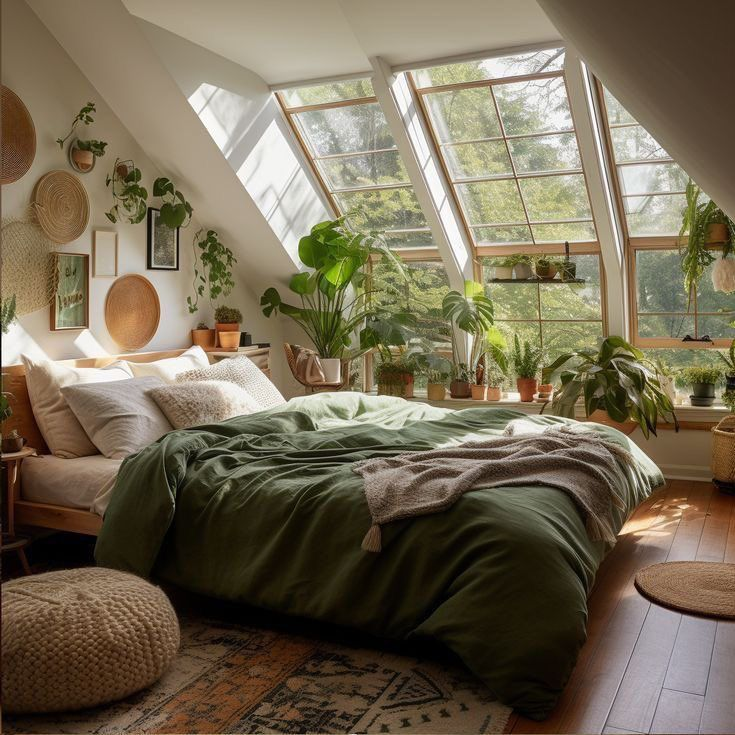
#> input picture gb.jpg, 735 x 735 px
$ jupyter execute Sitora_cv47.ipynb   (older library calls are emulated)
#> lines starting #> are read from the running program, lines starting #| are printed output that depends on the picture
im gonna import the cv2 and *matrplotlib*

[cell 1]
import cv2
from matplotlib import pyplot as plt

now im loading the image i selected

[cell 2]
image = cv2.imread('gb.jpg')
#> image is the input picture: shape (735, 735, 3); mean B, G, R 84.7, 106.3, 117.7
image = cv2.cvtColor(image, cv2.COLOR_BGR2RGB)

im displaying it here

[cell 3]
plt.imshow(image)
plt.axis('off')
plt.title('Original Image')
plt.show()

now Grayscale:

im converting my image to grayscale bc it simplifies processing by reducing the color channels to a single intensity channel

[cell 4]
gray_image = cv2.cvtColor(image, cv2.COLOR_RGB2GRAY)

plt.imshow(gray_image, cmap='gray')
plt.axis('off')
plt.title('Grayscale Image')
plt.show()
#

now im gonna apply image processing operations;
blurring

im using a 3x3 Mean Filter and Gaussian blur

[cell 5]
mean_blur = cv2.blur(gray_image, (3, 3))
gaussian_blur = cv2.GaussianBlur(gray_image, (3, 3), 0)

plt.figure(figsize=(12, 6))
plt.subplot(1, 2, 1)
plt.imshow(mean_blur, cmap='gray')
plt.axis('off')
plt.title('Mean Blur')
plt.subplot(1, 2, 2)
plt.imshow(gaussian_blur, cmap='gray')
plt.axis('off')
plt.title('Gaussian Blur')
plt.show()

now sharpening

im gonna use 3x3 sharpening kernel

[cell 6]
import numpy as np

kernel = np.array([[-1, -1, -1],
                   [-1, 9, -1],
                   [-1, -1, -1]])
sharpened_image = cv2.filter2D(gray_image, -1, kernel)
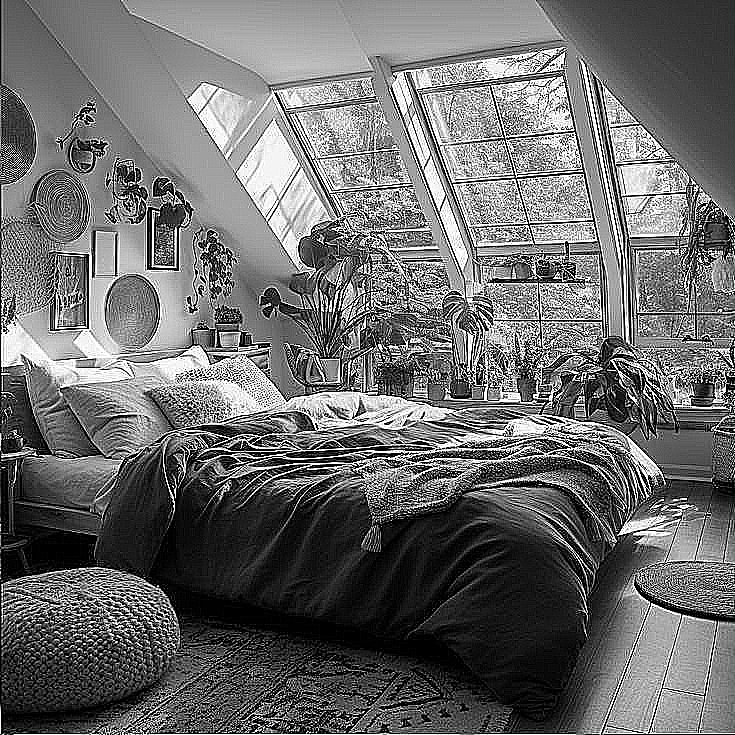
#> sharpened_image: shape (735, 735); min 0, max 255, mean 107.6

plt.figure(figsize=(12, 6))
plt.imshow(sharpened_image, cmap='gray')
plt.axis('off')
plt.title('Sharpened Image')
plt.show()
#

and edge detection

im gonna apply the sobel filter and canny edge detection

[cell 7]
sobel_x = cv2.Sobel(gray_image, cv2.CV_64F, 1, 0, ksize=3)
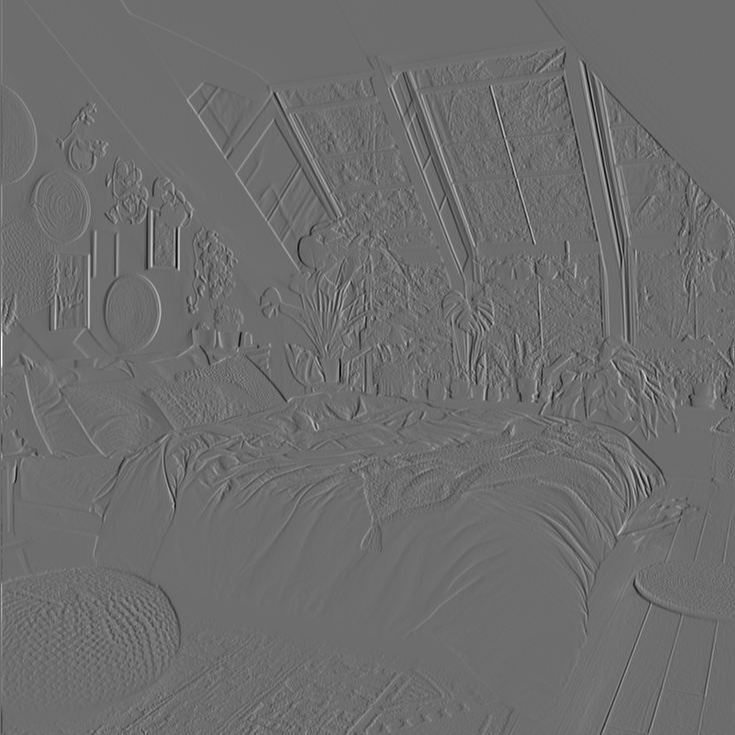
#> sobel_x: shape (735, 735) float64; min -762, max 1008, mean 0.3; drawn with min black and max white
sobel_y = cv2.Sobel(gray_image, cv2.CV_64F, 0, 1, ksize=3)
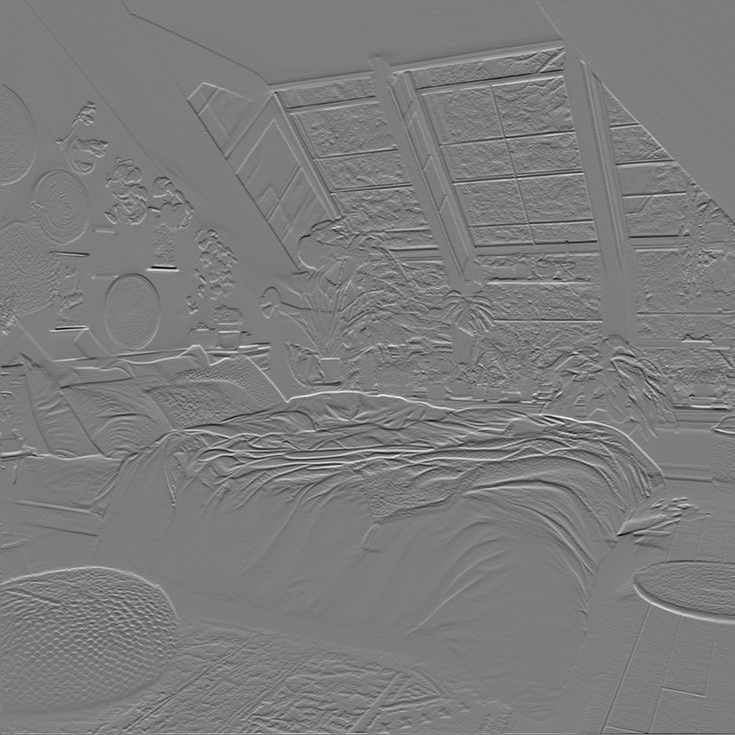
#> sobel_y: shape (735, 735) float64; min -723, max 753, mean -0.2; drawn with min black and max white
sobel_edges = cv2.magnitude(sobel_x, sobel_y)
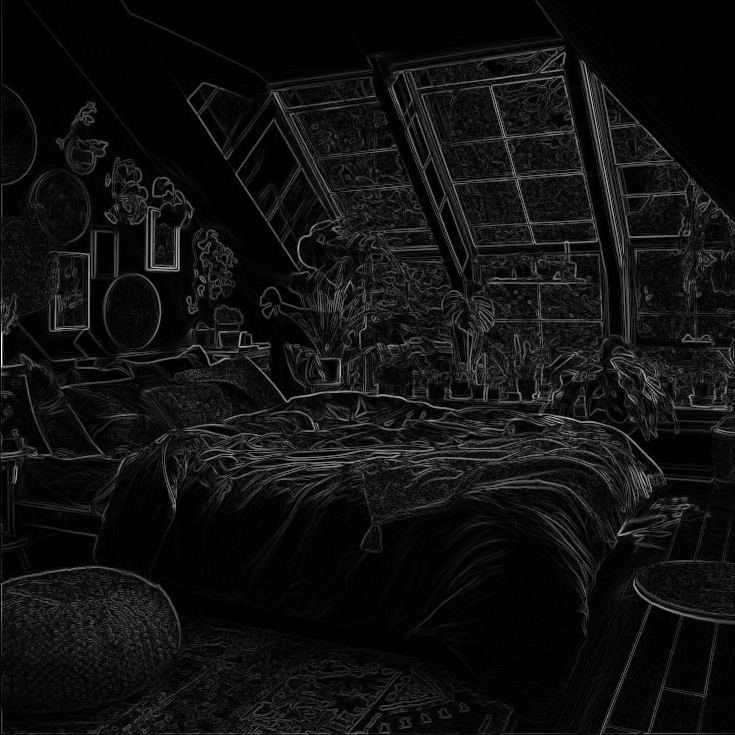
#> sobel_edges: shape (735, 735) float64; min 0, max 1008, mean 66.3; drawn with min black and max white

canny_edges = cv2.Canny(gray_image, 100, 200)
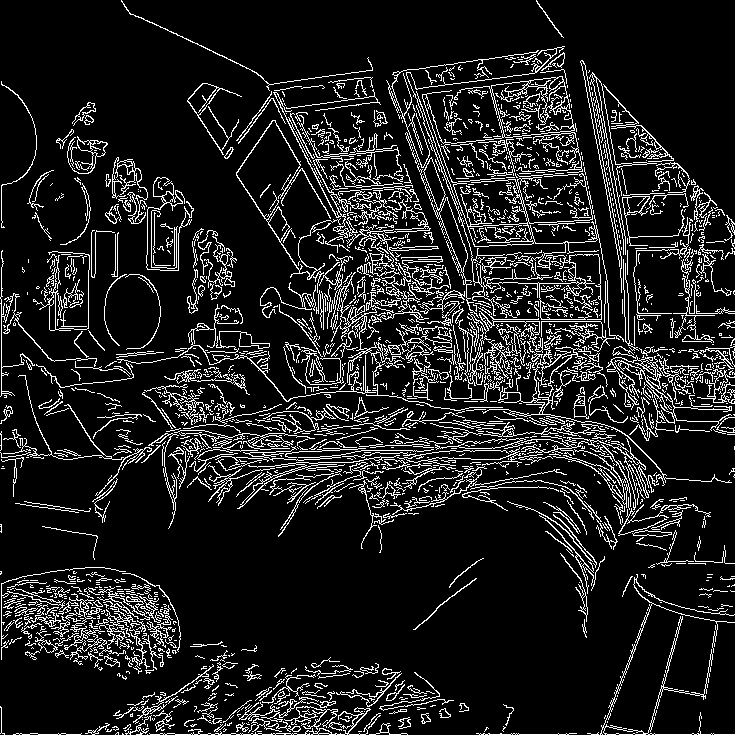
#> canny_edges: shape (735, 735); 12.2% white in thin lines or dots

plt.figure(figsize=(12, 6))
plt.subplot(1, 2, 1)
plt.imshow(sobel_edges, cmap='gray')
plt.axis('off')
plt.title('Sobel Edges')
plt.subplot(1, 2, 2)
plt.imshow(canny_edges, cmap='gray')
plt.axis('off')
plt.title('Canny Edges')
plt.show()

too many items but it worked okay i guess

here are the results

[cell 8]
plt.figure(figsize=(15, 10))

# Original image
plt.subplot(2, 2, 1)
plt.imshow(image)
plt.axis('off')
plt.title("Original Image")

plt.subplot(2, 2, 2)
plt.imshow(mean_blur, cmap='gray')
plt.axis('off')
plt.title("Mean Blur")

plt.subplot(2, 2, 3)
plt.imshow(sharpened_image, cmap='gray')
plt.axis('off')
plt.title("Sharpened Image")

plt.subplot(2, 2, 4)
plt.imshow(canny_edges, cmap='gray')
plt.axis('off')
plt.title("Canny Edge Detection")

plt.show()

im gonna try Colour Channel Histograms

[cell 9]
image = cv2.imread('gb.jpg')
image = cv2.cvtColor(image, cv2.COLOR_BGR2RGB)

now i split into r, g, b channels

[cell 10]
r_channel, g_channel, b_channel = cv2.split(image)
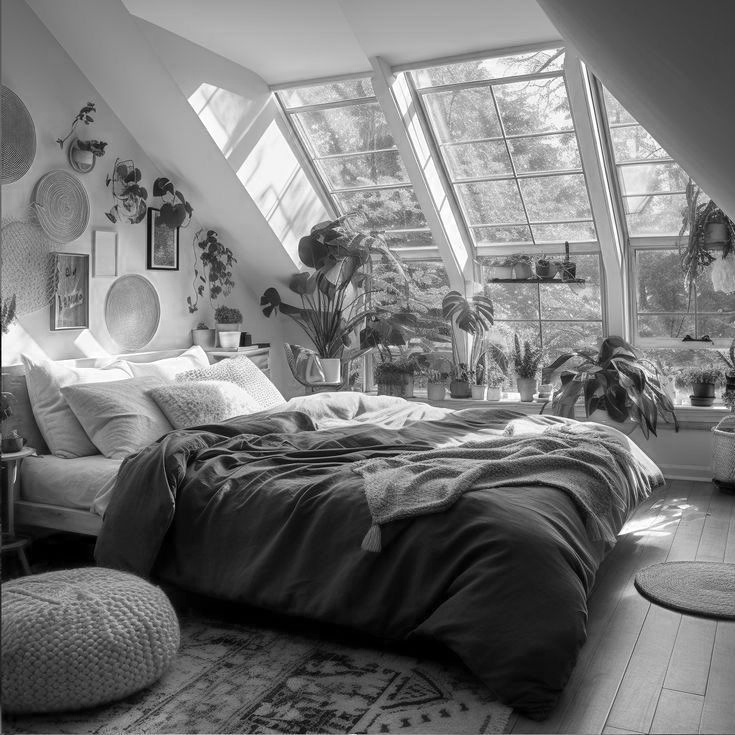
#> r_channel: shape (735, 735); min 0, max 255, mean 117.7
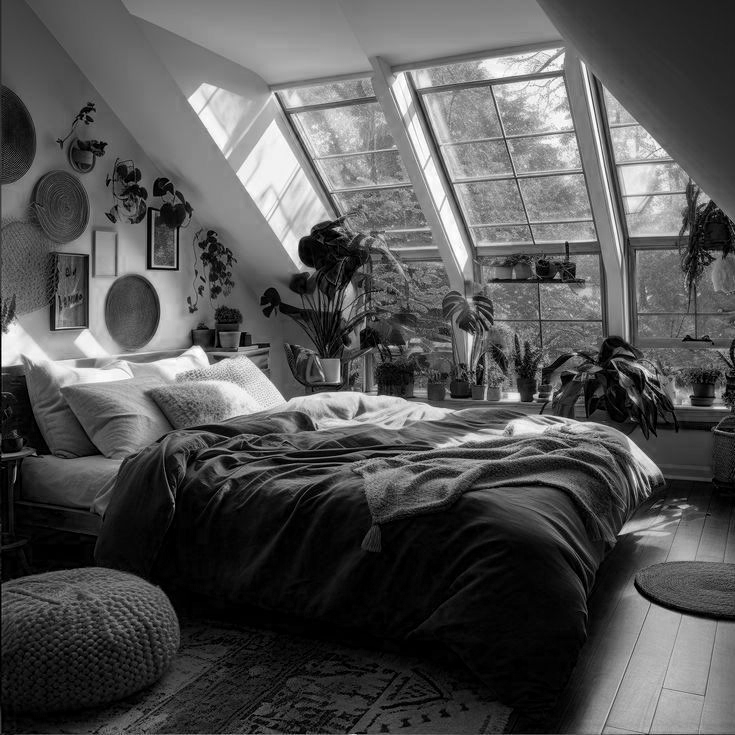
#> b_channel: shape (735, 735); min 0, max 255, mean 84.7

im computing histograms for each  channel

[cell 11]
r_hist = cv2.calcHist([r_channel], [0], None, [256], [0, 256])
#> r_hist = 256 values, max 4147 at index 172, min 254 at index 253, mean 2110.3
g_hist = cv2.calcHist([g_channel], [0], None, [256], [0, 256])
#> g_hist = 256 values, max 3732 at index 0, min 157 at index 253, mean 2110.3
b_hist = cv2.calcHist([b_channel], [0], None, [256], [0, 256])
#> b_hist = 256 values, max 12728 at index 0, min 51 at index 254, mean 2110.3

now plotting the histograms

[cell 12]
plt.figure(figsize=(12, 6))

plt.subplot(1, 2, 1)
plt.imshow(image)
plt.axis('off')
plt.title("Original Image")

plt.subplot(1, 2, 2)
plt.plot(r_hist, color='red', label='Red Channel')
plt.plot(g_hist, color='green', label='Green Channel')
plt.plot(b_hist, color='blue', label='Blue Channel')
plt.title("Color Channel Histograms")
plt.xlabel("Pixel Intensity")
plt.ylabel("Frequency")
plt.legend()

plt.tight_layout()
plt.show()
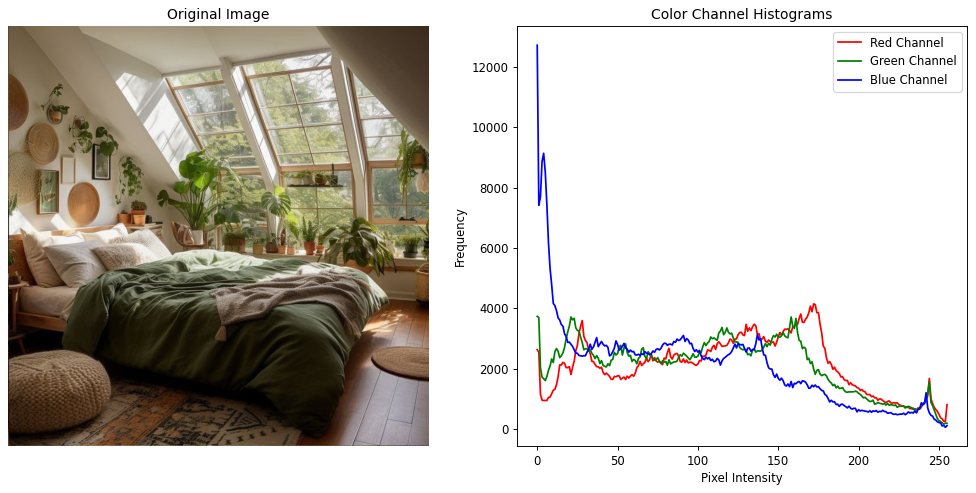
#> figure drawn by matplotlib, 2 panels; panel 2: curve peaks at x = 172, y = 4147; panel 2: curve peaks at x = 0, y = 3732; panel 2: curve peaks at x = 0, y = 12728
